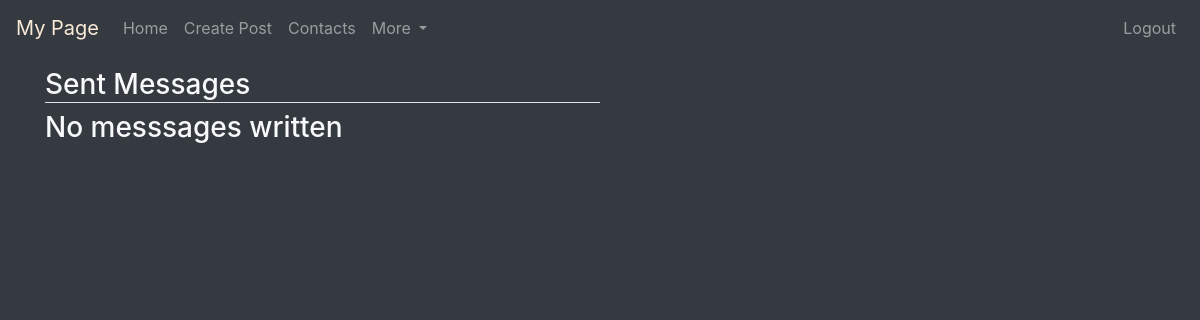
/sent/?page=2 (signed in), run on an earlier commit of the app's database.
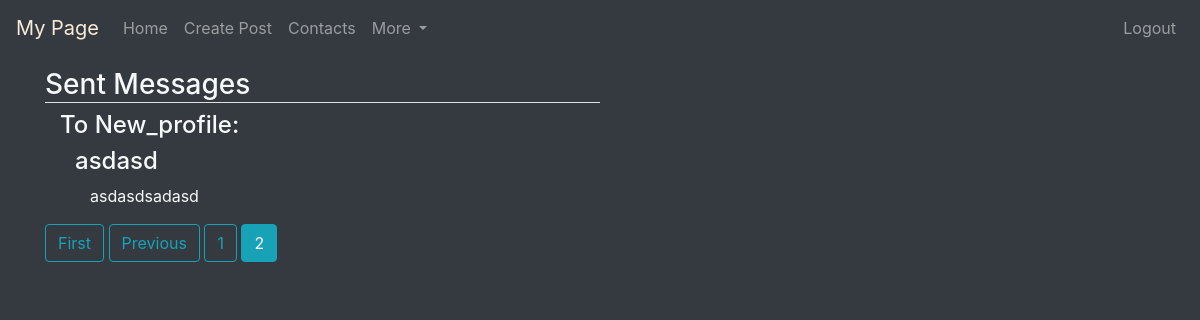
And on a later commit of the database.
### MyPage/models.py (models this page shows, shortened)
class Message(models.Model):
    title = models.CharField(max_length=32, default='No Title')
    sent_by = models.ForeignKey(User, on_delete=models.CASCADE,
                           related_name='sent_messages')
    sent_to = models.ForeignKey(User, on_delete=models.CASCADE,
                           related_name='received_messages')
    time_sent = models.DateTimeField(default=timezone.now)
    message = models.TextField()

### MyPage/views.py (the view)
# urls.py: path('sent/', my_views.sent_messages, name='my-sent-messages'),
@login_required
def sent_messages(request):
    messages = Message.objects.filter(sent_by=request.user).order_by('-time_sent')
    page = request.GET.get('page', 1)
    paginator = Paginator(messages, 5)
    try:
        sent_messages = paginator.page(page)
    except PageNotAnInteger:
        sent_messages = paginator.page(1)
    except EmptyPage:
        sent_messages = paginator.page(paginator.num_pages)
    context = {
        'page_title': "My sent_messages",
        'sent_messages': sent_messages,
        'form': forms.CommentForm()
    }
    return render(request, 'MyPage/sent_messages.html', context)

### MyPage/templates/MyPage/sent_messages.html (shortened to what this page needs)
{% extends 'MyPage/base.html' %}
{% block content %}
    <h3 class='border-bottom' style="width: 50%;">Sent Messages</h3>
    {% if not sent_messages %}
        <h3> No messsages written </h3>
    {% endif %}
    {% for message in sent_messages %}
    <div class="container" title="{{message.time_sent}}">
    <h4>To {{message.sent_to}}:</h4>
        <div class="container">
            <h4 title="by {{ message.sent_to }}">{{ message.title }}</h4>
            <div class="container">
                <p>{{ message.message }}</p>
            </div>
        </div>
    </div>
    {% endfor %}
    {% if sent_messages.has_other_pages %}
        {% if sent_messages.has_previous %}
            <a class="btn btn-outline-info mb-4" href="?page=1">First</a>
            <a class="btn btn-outline-info mb-4" href="?page={{ sent_messages.previous_page_number }}">Previous</a>
        {% endif %}
        {% for num in sent_messages.paginator.page_range %}
            {% if sent_messages.number == num %}
                <a class="btn btn-info mb-4" href="?page={{ num }}">{{ num }}</a>
            {% elif num > sent_messages.number|add:'-3' and num < sent_messages.number|add:'3' %}
                <a class="btn btn-outline-info mb-4" href="?page={{ num }}">{{ num }}</a>
            {% endif %}
        {% endfor %}
    {% endif %}
{% endblock %}

What changed in the data, as far as the page shows it:
added Message: sent_to "New_profile", title "asdasd", message "asdasdsadasd"
Also different on the page:
text no longer shown: "No messsages written"
text now shown: "First Previous"
new list line: "1"
new list line: "2"
